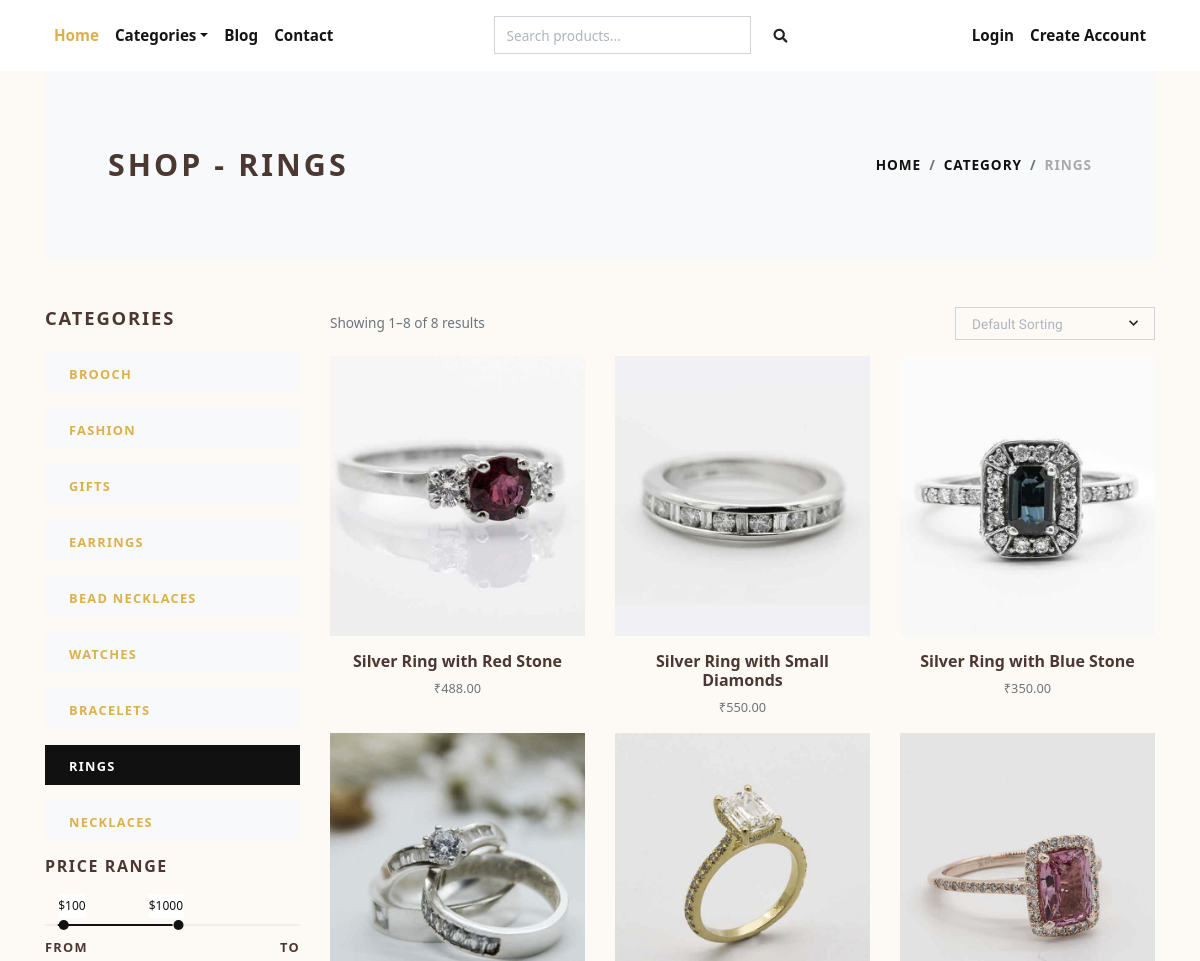
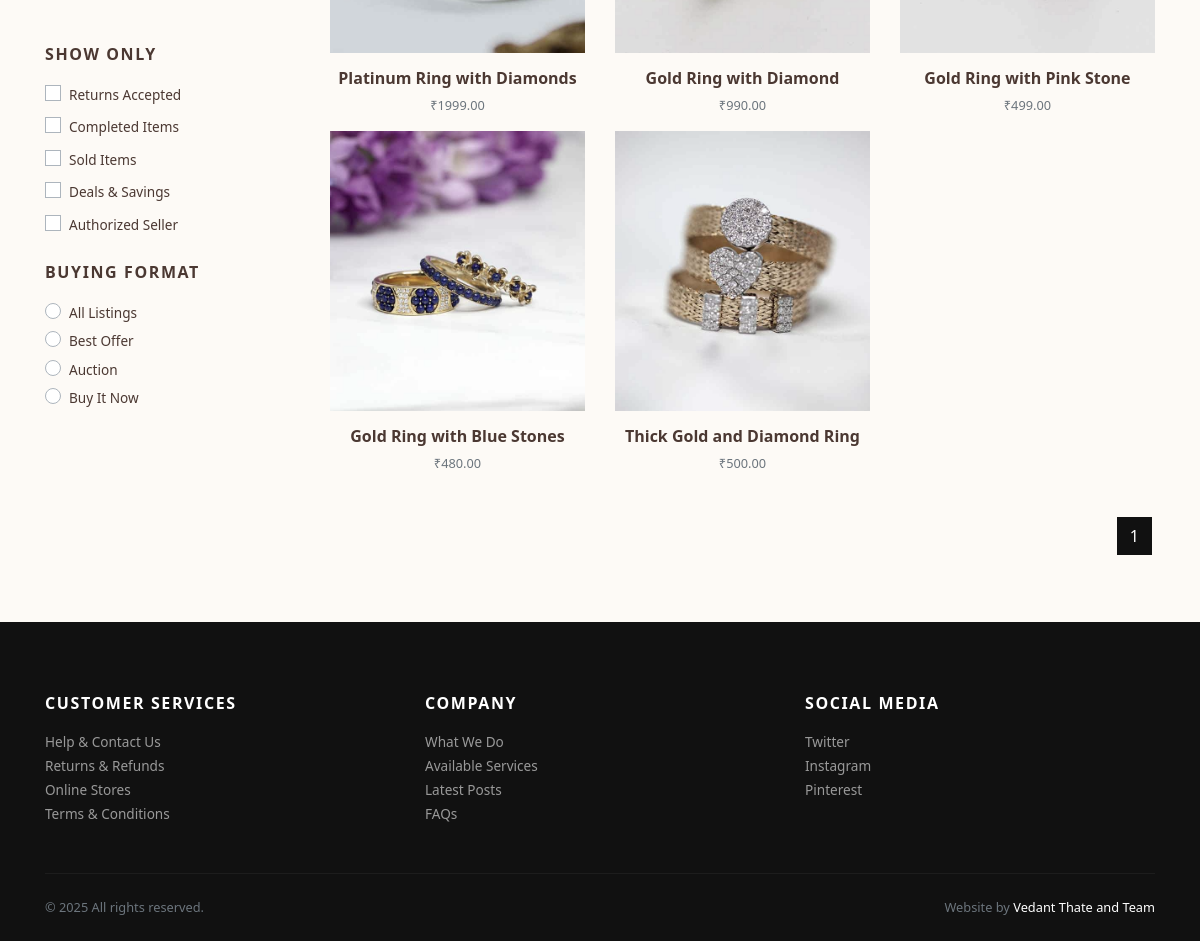
The page /rings/ on the database its author committed (2 pictures, top to bottom).
### store/models.py (models this page shows, shortened)
class Category(models.Model):
    title = models.CharField(max_length=50, verbose_name="Category Title")
    slug = models.SlugField(max_length=55, verbose_name="Category Slug")
    description = models.TextField(blank=True, verbose_name="Category Description")
    category_image = models.ImageField(upload_to='category', blank=True, null=True, verbose_name="Category Image")
    is_active = models.BooleanField(verbose_name="Is Active?")
    is_featured = models.BooleanField(verbose_name="Is Featured?")
    created_at = models.DateTimeField(auto_now_add=True, verbose_name="Created Date")
    updated_at = models.DateTimeField(auto_now=True, verbose_name="Updated Date")
    class Meta:
        verbose_name_plural = 'Categories'
        ordering = ('-created_at', )

class Product(models.Model):
    title = models.CharField(max_length=150, verbose_name="Product Title")
    slug = models.SlugField(max_length=160, verbose_name="Product Slug")
    sku = models.CharField(max_length=255, unique=True, verbose_name="Unique Product ID (SKU)")
    short_description = models.TextField(verbose_name="Short Description")
    detail_description = models.TextField(blank=True, null=True, verbose_name="Detail Description")
    product_image = models.ImageField(upload_to='product', blank=True, null=True, verbose_name="Product Image")
    price = models.DecimalField(max_digits=8, decimal_places=2)
    category = models.ForeignKey(Category, verbose_name="Product Categoy", on_delete=models.CASCADE)
    is_active = models.BooleanField(verbose_name="Is Active?")
    is_featured = models.BooleanField(verbose_name="Is Featured?")
    created_at = models.DateTimeField(auto_now_add=True, verbose_name="Created Date")
    updated_at = models.DateTimeField(auto_now=True, verbose_name="Updated Date")
    class Meta:
        verbose_name_plural = 'Products'
        ordering = ('-created_at', )

### store/views.py (the view)
# urls.py: path('<slug:slug>/', views.category_products, name="category-products"),
def category_products(request, slug):
    category = get_object_or_404(Category, slug=slug)
    products = Product.objects.filter(is_active=True, category=category)
    categories = Category.objects.filter(is_active=True)
    sort_option = request.GET.get('sorting', 'default')
    if sort_option == 'low-high':
        products = products.order_by('price')
    elif sort_option == 'high-low':
        products = products.order_by('-price')
    else:
        products = products.order_by('-created_at')
    page_number = request.GET.get('page')
    paginator = Paginator(products, 9)
    page_obj = paginator.get_page(page_number)
    context = {
        'category': category,
        'products': page_obj,
        'categories': categories,
        'sort_option': sort_option,
    }
    return render(request, 'store/category_products.html', context)

### store/context_preprocessors.py (called while the page is built)
def store_menu(request):
    categories = Category.objects.filter(is_active=True)
    context = {
        'categories_menu': categories,
    }
    return context

def cart_menu(request):
    if request.user.is_authenticated:
        cart_items= Cart.objects.filter(user=request.user)
        context = {
            'cart_items': cart_items,
        }
    else:
        context = {}
    return context

### templates/store/category_products.html (shortened to what this page needs)
{% extends 'base.html' %}
{% load static %}
{% block content %}
  <div class="container">
    <section class="py-5 bg-light">
      <div class="container">
        <div class="row px-4 px-lg-5 py-lg-4 align-items-center">
          <div class="col-lg-6">
            <h1 class="h2 text-uppercase mb-0">Shop - {{category.title}}</h1>
          </div>
          <div class="col-lg-6 text-lg-right">
            <nav aria-label="breadcrumb">
              <ol class="breadcrumb justify-content-lg-end mb-0 px-0">
                <li class="breadcrumb-item"><a href="{% url 'store:home' %}">Home</a></li>
                <li class="breadcrumb-item"><a href="{% url 'store:all-categories' %}">Category</a></li>
                <li class="breadcrumb-item active" aria-current="page">{{category.title}}</li>
              </ol>
            </nav>
          </div>
        </div>
      </div>
    </section>
    <section class="py-5">
      <div class="container p-0">
        <div class="row">
          <div class="col-lg-3 order-2 order-lg-1">
            <h5 class="text-uppercase mb-4">Categories</h5>
            {% if categories %}
              {% for cat in categories %}
                <a href="{% url 'store:category-products' cat.slug %}">
                  <div class="py-2 px-4 {% if category == cat %}bg-dark text-white {% else %}bg-light{% endif %} mb-3">
                    <strong class="small text-uppercase font-weight-bold">{{cat.title}}</strong>
                  </div>
                </a>
              {% endfor %}
            {% endif %}
            <h6 class="text-uppercase mb-4">Price range</h6>
            <div class="price-range pt-4 mb-5">
              <div id="range"></div>
              <div class="row pt-2">
                <div class="col-6"><strong class="small font-weight-bold text-uppercase">From</strong></div>
                <div class="col-6 text-right"><strong class="small font-weight-bold text-uppercase">To</strong></div>
              </div>
            </div>
            <h6 class="text-uppercase mb-3">Show only</h6>
            <div class="custom-control custom-checkbox mb-1">
              <label class="custom-control-label text-small" for="customCheck1">Returns Accepted</label>
            </div>
            <div class="custom-control custom-checkbox mb-1">
              <label class="custom-control-label text-small" for="customCheck2">Completed Items</label>
            </div>
            <div class="custom-control custom-checkbox mb-1">
              <label class="custom-control-label text-small" for="customCheck3">Sold Items</label>
            </div>
            <div class="custom-control custom-checkbox mb-1">
              <label class="custom-control-label text-small" for="customCheck4">Deals &amp; Savings</label>
            </div>
            <div class="custom-control custom-checkbox mb-4">
              <label class="custom-control-label text-small" for="customCheck5">Authorized Seller</label>
            </div>
            <h6 class="text-uppercase mb-3">Buying format</h6>
            <div class="custom-control custom-radio">
              <label class="custom-control-label text-small" for="customRadio1">All Listings</label>
            </div>
            <div class="custom-control custom-radio">
              <label class="custom-control-label text-small" for="customRadio2">Best Offer</label>
            </div>
            <div class="custom-control custom-radio">
              <label class="custom-control-label text-small" for="customRadio3">Auction</label>
            </div>
            <div class="custom-control custom-radio">
              <label class="custom-control-label text-small" for="customRadio4">Buy It Now</label>
            </div>
          </div>
          <div class="col-lg-9 order-1 order-lg-2 mb-5 mb-lg-0">
            <div class="row mb-3 align-items-center">
              <div class="col-lg-6 mb-2 mb-lg-0">
                <p class="text-small text-muted mb-0">Showing {{ products.start_index }}–{{ products.end_index }} of {{ products.paginator.count }} results</p>
              </div>
              <div class="col-lg-6">
                <ul class="list-inline d-flex align-items-center justify-content-lg-end mb-0">
                  <li class="list-inline-item">
                    <form method="get" class="d-flex align-items-center">
                    </form>
                  </li>
                </ul>
              </div>
            </div>
            <div class="row">
              {% if products %}
                {% for product in products %}
                  <div class="col-lg-4 col-sm-6">
                    <div class="product text-center">
                      <div class="mb-3 position-relative">
                        <a class="d-block" href="{% url 'store:product-detail' product.slug %}">
                          {% if product.product_image %}
                            <img class="img-fluid w-100" src="{{product.product_image.url}}" alt="{{product.title}}">
                          {% else %}
                            <img class="img-fluid w-100" src="{% static 'img/product-1.jpg' %}" alt="{{product.title}}">
                          {% endif %}
                        </a>
                      </div>
                      <h6><a class="reset-anchor" href="{% url 'store:product-detail' product.slug %}">{{product.title}}</a></h6>
                      <p class="small text-muted">₹{{product.price}}</p>
                    </div>
                  </div>
                {% endfor %}
              {% endif %}
            </div>
            <div class="d-flex justify-content-center justify-content-lg-end mt-4">
              <nav aria-label="Page navigation">
                <ul class="pagination">
                  {% for num in products.paginator.page_range %}
                    {% if products.number == num %}
                      <li class="page-item active"><a class="page-link">{{ num }}</a></li>
                    {% else %}
                      <li class="page-item"><a class="page-link" href="?q={{ query }}&sorting={{ sort_option }}&page={{ num }}">{{ num }}</a></li>
                    {% endif %}
                  {% endfor %}
                </ul>
              </nav>
            </div>
          </div>
        </div>
      </div>
    </section>
  </div>
{% endblock content %}

### jewelryshop/static/css/style.default.css (style rules this page uses)
.text-small { font-size: 0.85rem !important; }
strong { font-weight: 700; }
.product img { -webkit-filter: grayscale(40%); filter: grayscale(40%); transition: all 0.3s; }
.text-uppercase { text-transform: uppercase; letter-spacing: 0.1em; }
.reset-anchor { color: inherit; transition: all 0.3s; }
.noUi-target { background: #efefef; border-radius: 0; border: none; box-shadow: none; }
.noUi-horizontal { height: 2px; }
body { font-family: "Libre Franklin", sans-serif; font-size: 1rem; font-weight: 400; line-height: 1.5; color: #111111; background-color: #fff; }
a { color: #dcb14a; text-decoration: none; }
h1, h2, h3, h4, h5, h6, .h1, .h2, .h3, .h4, .h5, .h6 { margin-bottom: 0.5rem; font-family: inherit; font-weight: 900; line-height: 1.2; color: inherit; }
h1, .h1 { font-size: 2.2rem; }
h2, .h2 { font-size: 1.9rem; }
h5, .h5 { font-size: 1.15rem; }
h6, .h6 { font-size: 1rem; }
small, .small { font-size: 80%; font-weight: 400; }
.page-item:first-child .page-link { border-top-left-radius: 0; border-bottom-left-radius: 0; }
.page-item:last-child .page-link { border-top-right-radius: 0; border-bottom-right-radius: 0; }
.page-item.active .page-link { color: #fff; background-color: #111111; border-color: #111111; }
.page-link { padding: 0.5rem 0.75rem; line-height: 1.25; color: #111111; background-color: none; border: 1px solid #eee; margin: 0.2rem; transition: all 0.3s; }
.bg-light { background-color: #f8f9fa !important; }
.bg-dark { background-color: #111111 !important; }
.custom-checkbox .custom-control-label::before { border-radius: 0; }
.custom-radio .custom-control-label::before { border-radius: 50%; }
.custom-control-label { font-weight: 400; line-height: 2.1em; cursor: pointer; }
.breadcrumb { background: #f8f9fa; }
.breadcrumb-item { font-size: 0.85rem; text-transform: uppercase; letter-spacing: 0.07em; font-weight: 900; color: #111111; }
.breadcrumb-item a { color: inherit; transition: all 0.3s; }
.breadcrumb-item.active { color: #aaa; }

### jewelryshop/static/css/stylecontact.css (style rules this page uses)
body { font-family: 'Segoe UI', sans-serif; background-color: #fdfaf6; color: #4b3832; }

### jewelryshop/static/css/styleblog.css (style rules this page uses)
body { background-color: #fdfaf6; color: #4b3832; font-family: 'Segoe UI', sans-serif; }

### rows shown on the page
Category: title "RINGS"
Category: title "BROOCH"
Category: title "FASHION"
Category: title "GIFTS"
Category: title "EARRINGS"
Category: title "BEAD NECKLACES"
Category: title "WATCHES"
Category: title "BRACELETS"
Category: title "NECKLACES"
Product: product_image (picture), title "Silver Ring with Red Stone", price "488.00"
Product: product_image (picture), title "Silver Ring with Small Diamonds", price "550.00"
Product: product_image (picture), title "Silver Ring with Blue Stone", price "350.00"
Product: product_image (picture), title "Platinum Ring with Diamonds", price "1999.00"
Product: product_image (picture), title "Gold Ring with Diamond", price "990.00"
Product: product_image (picture), title "Gold Ring with Pink Stone", price "499.00"
Product: product_image (picture), title "Gold Ring with Blue Stones", price "480.00"
Product: product_image (picture), title "Thick Gold and Diamond Ring", price "500.00"

### other values the page prints
{{ products.start_index }} "1"
{{ products.end_index }} "8"
{{ products.paginator.count }} "8"
{{ num }} "1"
